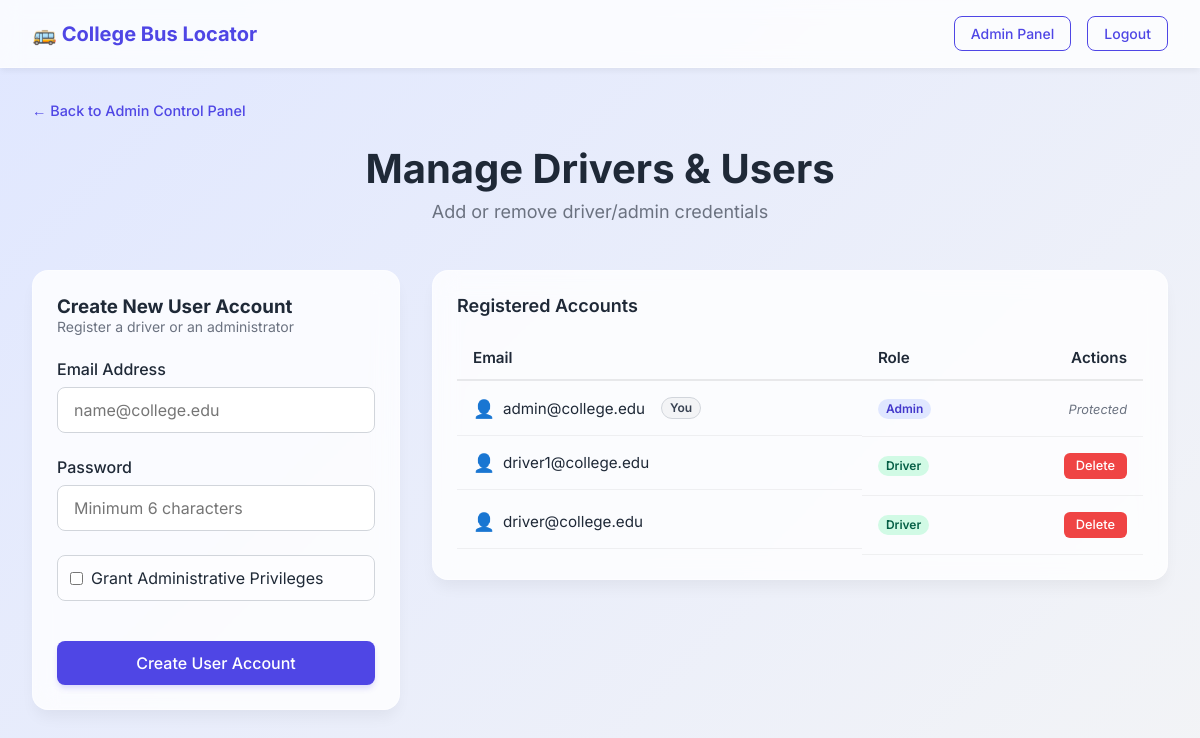
Page /admin/drivers (signed in) on the committed database.
### models.py (models this page shows)
class Driver(UserMixin, db.Model):
    id = db.Column(db.Integer, primary_key=True)
    email = db.Column(db.String(150), unique=True, nullable=False)
    password_hash = db.Column(db.String(200), nullable=False)
    is_admin = db.Column(db.Boolean, default=False, nullable=False)

### app.py (the view, shortened to what this page needs)
@app.route('/admin/drivers', methods=['GET', 'POST'])
@admin_required
def admin_drivers():
    drivers = Driver.query.order_by(Driver.email).all()
    return render_template('admin_drivers.html', drivers=drivers)

### app.py (called while the page is built)
def admin_required(f):
    @wraps(f)
    @login_required
    def decorated_function(*args, **kwargs):
        if not current_user.is_admin:
            flash('You do not have permission to access the admin panel.')
            return redirect(url_for('index'))
        return f(*args, **kwargs)
    return decorated_function

@login_manager.user_loader
def load_user(user_id):
    return Driver.query.get(int(user_id))

### templates/admin_drivers.html
{% extends "base.html" %}
{% block content %}
<div class="admin-header-nav">
    <a href="{{ url_for('admin_dashboard') }}" class="back-link">← Back to Admin Control Panel</a>
</div>
<div class="dashboard-header">
    <h1>Manage Drivers & Users</h1>
    <p class="date-subtitle">Add or remove driver/admin credentials</p>
</div>
<div class="admin-split-layout">
    <div class="form-card">
        <h3>Create New User Account</h3>
        <p class="form-subtitle">Register a driver or an administrator</p>
        <form method="POST" action="{{ url_for('admin_drivers') }}" class="admin-form">
            <div class="form-group">
                <label for="email">Email Address</label>
                <input type="email" id="email" name="email" required placeholder="name@college.edu">
            </div>
            <div class="form-group">
                <label for="password">Password</label>
                <input type="password" id="password" name="password" required placeholder="Minimum 6 characters">
            </div>
            <div class="form-group checkbox-wrapper">
                <label class="checkbox-label">
                    <input type="checkbox" name="is_admin" value="y">
                    <span>Grant Administrative Privileges</span>
                </label>
            </div>
            <button type="submit" class="btn-primary btn-large">Create User Account</button>
        </form>
    </div>
    <div class="table-card">
        <h3>Registered Accounts</h3>
        <div class="table-responsive">
            <table class="admin-table">
                <thead>
                    <tr>
                        <th>Email</th>
                        <th>Role</th>
                        <th style="text-align: right;">Actions</th>
                    </tr>
                </thead>
                <tbody>
                    {% for driver in drivers %}
                    <tr>
                        <td class="user-email-col">
                            <span class="user-avatar-icon">👤</span>
                            {{ driver.email }}
                            {% if driver.id == current_user.id %}
                                <span class="badge self">You</span>
                            {% endif %}
                        </td>
                        <td>
                            {% if driver.is_admin %}
                                <span class="badge admin">Admin</span>
                            {% else %}
                                <span class="badge driver">Driver</span>
                            {% endif %}
                        </td>
                        <td style="text-align: right;">
                            {% if driver.id != current_user.id %}
                            <form method="POST" action="{{ url_for('delete_driver', driver_id=driver.id) }}" onsubmit="return confirm('Are you sure you want to delete this account? This will also remove their parking history.');" style="display: inline;">
                                <button type="submit" class="btn-danger">Delete</button>
                            </form>
                            {% else %}
                            <span class="action-disabled">Protected</span>
                            {% endif %}
                        </td>
                    </tr>
                    {% endfor %}
                </tbody>
            </table>
        </div>
    </div>
</div>
{% endblock %}

### static/style.css (style rules this page uses)
:root { --primary-color: #4f46e5; --primary-hover: #4338ca; --bg-color: #f3f4f6; --card-bg: rgba(255, 255, 255, 0.8); --text-main: #1f2937; --text-muted: #6b7280; --border-color: rgba(255, 255, 255, 0.4); --success-color: #10b981; --warning-color: #f59e0b; }
* { margin: 0; padding: 0; box-sizing: border-box; font-family: 'Inter', sans-serif; }
body { background: linear-gradient(135deg, #e0e7ff 0%, #f3f4f6 100%); color: var(--text-main); min-height: 100vh; padding-bottom: 2rem; }
.btn-primary, .btn-outline { padding: 0.5rem 1rem; border-radius: 0.5rem; font-weight: 500; text-decoration: none; transition: all 0.2s ease; cursor: pointer; border: none; font-size: 0.875rem; }
.btn-primary { background-color: var(--primary-color); color: white; box-shadow: 0 4px 6px -1px rgba(79, 70, 229, 0.2); }
.btn-large { width: 100%; padding: 0.75rem; font-size: 1rem; margin-top: 1rem; }
.dashboard-header { text-align: center; margin-bottom: 3rem; }
.dashboard-header h1 { font-size: 2.5rem; font-weight: 700; color: var(--text-main); margin-bottom: 0.5rem; }
.date-subtitle { color: var(--text-muted); font-size: 1.125rem; }
.route-card, .auth-card, .form-card { background: var(--card-bg); backdrop-filter: blur(12px); border: 1px solid var(--border-color); border-radius: 1rem; padding: 1.5rem; box-shadow: 0 10px 15px -3px rgba(0, 0, 0, 0.05); transition: transform 0.2s ease, box-shadow 0.2s ease; }
.form-group { margin-bottom: 1.5rem; }
.form-group label { display: block; margin-bottom: 0.5rem; font-weight: 500; color: var(--text-main); }
.form-group input[type="email"], .form-group input[type="password"], .form-select { width: 100%; padding: 0.75rem 1rem; border: 1px solid #d1d5db; border-radius: 0.5rem; font-size: 1rem; transition: border-color 0.2s; background: rgba(255, 255, 255, 0.9); }
.checkbox-label { display: flex; align-items: center; gap: 0.75rem; font-weight: 400 !important; cursor: pointer; }
.admin-header-nav { margin-bottom: 1.5rem; }
.back-link { color: var(--primary-color); text-decoration: none; font-weight: 500; font-size: 0.9rem; transition: color 0.2s; }
.admin-split-layout { display: grid; grid-template-columns: 1fr 2fr; gap: 2rem; align-items: start; }
.form-subtitle { font-size: 0.875rem; color: var(--text-muted); margin-bottom: 1.5rem; }
.table-card { background: var(--card-bg); backdrop-filter: blur(12px); border: 1px solid var(--border-color); border-radius: 1rem; padding: 1.5rem; box-shadow: 0 10px 15px -3px rgba(0, 0, 0, 0.05); }
.table-card h3 { margin-bottom: 1.25rem; font-size: 1.125rem; font-weight: 600; }
.table-responsive { width: 100%; overflow-x: auto; }
.admin-table { width: 100%; border-collapse: collapse; text-align: left; font-size: 0.95rem; }
.admin-table th { padding: 0.75rem 1rem; border-bottom: 2px solid rgba(0, 0, 0, 0.08); color: var(--text-main); font-weight: 600; }
.admin-table td { padding: 1rem; border-bottom: 1px solid rgba(0, 0, 0, 0.05); vertical-align: middle; }
.btn-danger { padding: 0.35rem 0.75rem; background-color: #ef4444; color: white; border-radius: 0.375rem; border: none; font-size: 0.8rem; font-weight: 500; cursor: pointer; transition: background-color 0.2s, transform 0.1s; }
.action-disabled { font-size: 0.8rem; color: var(--text-muted); font-style: italic; }
.badge { display: inline-flex; align-items: center; padding: 0.25rem 0.5rem; font-size: 0.75rem; font-weight: 600; border-radius: 9999px; line-height: 1; }
.badge.admin { background-color: #e0e7ff; color: #4338ca; }
.badge.driver { background-color: #d1fae5; color: #065f46; }
.badge.self { background-color: #f3f4f6; color: #374151; margin-left: 0.5rem; border: 1px solid #d1d5db; }
.checkbox-wrapper { display: flex; align-items: center; margin-top: 1rem; background: rgba(255, 255, 255, 0.5); padding: 0.75rem; border-radius: 0.5rem; border: 1px solid #d1d5db; }
.checkbox-wrapper label { display: flex; align-items: center; gap: 0.5rem; margin-bottom: 0; font-weight: 400; cursor: pointer; }
.user-email-col { display: flex; align-items: center; gap: 0.5rem; }
.user-avatar-icon { font-size: 1.1rem; }

### rows in the picture
Driver: email "admin@college.edu", shows "You", is_admin "Admin", shows "Protected"
Driver: email "driver1@college.edu", is_admin "Driver"
Driver: email "driver@college.edu", is_admin "Driver"
